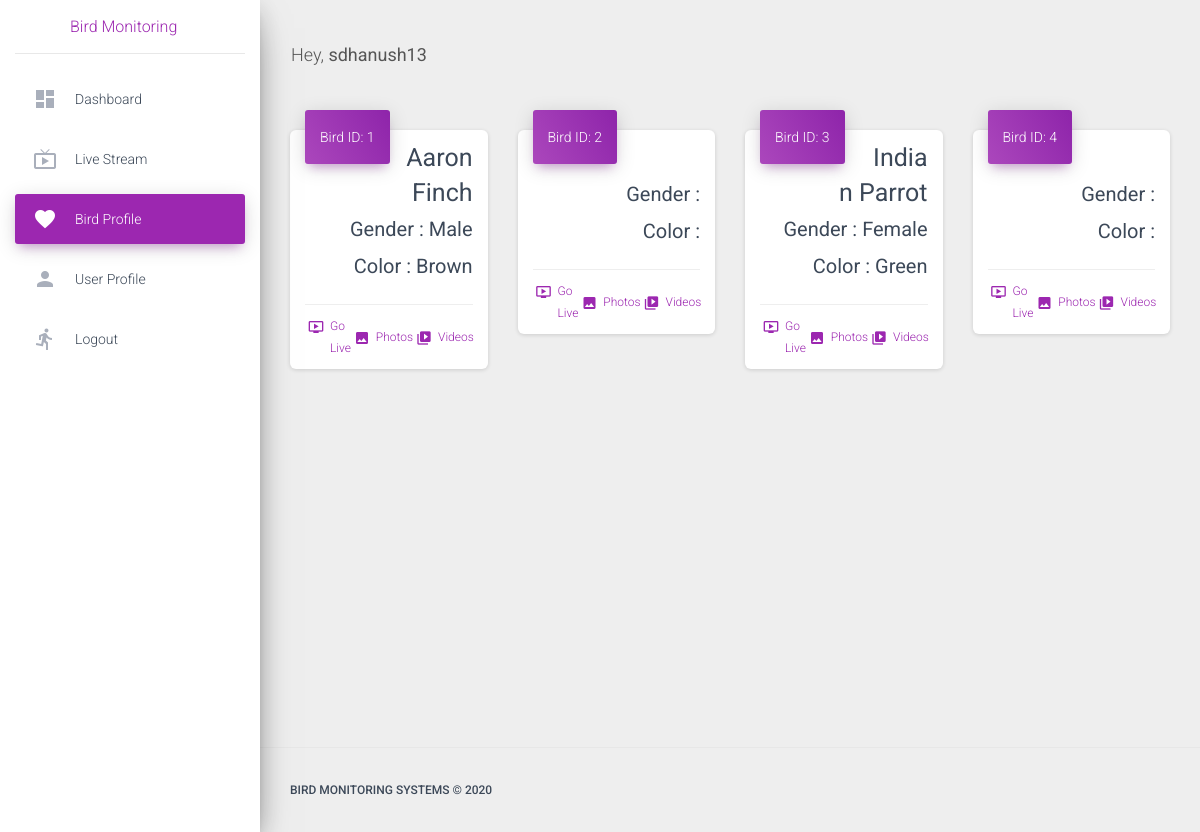
Page /bird-profile/ (signed in) on the committed database.
### app/models.py (models this page shows, shortened)
class Bird(models.Model):
    bird_id = models.AutoField(primary_key=True)
    bird_type = models.CharField(max_length=30)
    bird_name = models.CharField(max_length=30)
    bird_gender = models.CharField(max_length=10)
    bird_color = models.CharField(max_length=30)
    user = models.ForeignKey(User, on_delete=models.CASCADE, default=1)
    class Meta:
        db_table = 'Bird'

### app/views.py (the view)
# urls.py: url(r'^bird-profile/$', views.BirdProfileView.as_view(), name='birds'),
class BirdProfileView(CreateView):
    model = Bird
    context_object_name = 'bird_list'
    template_name = 'birds-profile.html'
    def get_context_data(self, **kwargs):
        context = {'segment': 'birds', "bird_list": Bird.objects.filter(user=self.request.user)}
        return context

### app/templates/birds-profile.html (shortened to what this page needs)
{% extends "base.html" %}
{% block content %}
    <div class="row">
    {% for i in bird_list %}
        <div class="col-lg-3 col-md-6 col-sm-6">
            <div class="card card-stats">
                <div class="card-header card-header-primary card-header-icon">
                    <div class="card-icon">
                        <span>Bird ID: {{ i.bird_id }}</span>
                    </div>
                    <h3 class="card-title">
                        <span class="primary"> <b>{{ i.bird_name }}</b> </span><br>
                        <small>Gender  : {{ i.bird_gender }} </small><br>
                        <small>Color : {{ i.bird_color }} </small>
                    </h3>
                </div>
                <div class="card-footer">
                    <div class="stats">
                        <i class="material-icons text-primary">ondemand_video</i> &nbsp;
                        <a href="{% url 'detect_video' %}">Go Live</a>
                    </div><br/>
                    <div class="stats">
                        <i class="material-icons text-primary">image</i> &nbsp;<br>
                        <a href="">Photos</a>
                    </div><br/>
                    <div class="stats">
                        <i class="material-icons text-primary">video_library</i> &nbsp;
                        <a href="">Videos</a>
                    </div><br/>
                </div>
            </div>
        </div>
    {% endfor %}
    </div>
{% endblock content %}

### app/templates/base.html (shortened to what this page needs)
<!DOCTYPE html>
<html lang="en">
<head>
    <link rel="stylesheet" href="https://maxcdn.bootstrapcdn.com/font-awesome/latest/css/font-awesome.min.css">
    <link href="/static/assets/css/material-dashboard.css?v=2.1.1" rel="stylesheet" />
</head>
<body class="">
<div class="wrapper ">
    {% include 'includes/sidebar.html' %}
    <div class="main-panel">
        {% include 'includes/navigation.html' %}
        <div class="content">
            <div class="container-fluid">
                {% block content %}{% endblock content %}
            </div>
        </div>
        {% include 'includes/footer.html' %}
    </div>
</div>
</body>
</html>

### app/templates/includes/sidebar.html (shortened to what this page needs)
<div class="sidebar" data-color="purple" data-background-color="white">
    <div class="logo">
        <a style="margin-left: 70px;" href="{% url 'home' %}">Bird Monitoring</a>
    </div>
    <div class="sidebar-wrapper">
        <ul class="nav">
            {% if user.is_authenticated %}
                <li class="nav-item {% if 'index' == segment %} active {% endif %}">
                    <a class="nav-link" href="{% url 'home' %}"><i class="material-icons">dashboard</i><p>Dashboard</p></a>
                </li>
                <li class="nav-item {% if 'live' == segment %} active {% endif %}">
                    <a class="nav-link" href="{% url 'detect_video' %}"><i class="material-icons">live_tv</i><p>Live Stream</p></a>
                </li>
                <li class="nav-item {% if 'birds' == segment %} active {% endif %}">
                    <a class="nav-link" href="{% url 'birds' %}"><i class="material-icons">favorite</i><p>Bird Profile</p></a>
                </li>
                <li class="nav-item {% if 'profile' == segment %} active {% endif %}">
                    <a class="nav-link" href="{% url 'profile' %}"><i class="material-icons">person</i><p>User Profile</p></a>
                </li>
                <li class="nav-item ">
                    <a class="nav-link" href="{% url 'logout' %}" ><i class="material-icons">directions_run</i><p>Logout</p></a>
                </li>
            {% endif %}
        </ul>
    </div>
</div>

### app/templates/includes/navigation.html (shortened to what this page needs)
<nav class="navbar navbar-expand-lg navbar-transparent navbar-absolute fixed-top ">
    <div class="container-fluid">
        {% if user.is_authenticated %}
            <div class="navbar-wrapper">
                <h3 class="navbar-brand">Hey, <b>{{ request.user.username }}</b></h3>
            </div>
        {% else %}
            <div class="navbar-wrapper">
                <h3 class="navbar-brand"><b>Register</b> to continue</h3>
            </div>
        {% endif %}
    </div>
</nav>

### app/templates/includes/footer.html
<footer class="footer">
    <div class="container-fluid">
        <nav class="float-left">
            <ul>
                <li><a>Bird Monitoring Systems &copy; 2020</a></li>
            </ul>
        </nav>
    </div>
</footer>

### rows in the picture
Bird: bird_id "1", bird_name "Aaron Finch", bird_gender "Male", bird_color "Brown"
Bird: bird_id "2"
Bird: bird_id "3", bird_name "Indian Parrot", bird_gender "Female", bird_color "Green"
Bird: bird_id "4"

### other values in the picture
{{ request.user.username }} "sdhanush13"
